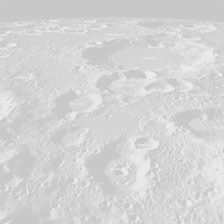
#> input picture lab_numpy/lunar01_raw.jpg, 224 x 224 px; its folder holds 4 pictures in this run
$ python pylab3.py
#> lines starting #> are read from the running program, lines starting #| are printed output that depends on the picture
import os
import numpy as np
from PIL import Image
import matplotlib.pyplot as plt
import matplotlib.animation as animation


def func(x, minn, maxx):
    return (x - minn) * 255 / (maxx - minn)


path = 'lunar_images'
os.chdir(path)
for im in os.listdir():
    img = Image.open(im)
#> img is the input picture: PIL image 224x224 L; min 191, max 243, mean 212
    data = np.array(img)
    maxx = data.max()
#> maxx = 243
    minn = data.min()
#> minn = 191
    new_data = []
    for i in range(data.shape[0]):
        ar = []
        for j in range(data.shape[1]):
            ar.append(func(data[i][j], minn, maxx))
        new_data.append(ar)
#> after the loop, new_data = 224 items
    res_img = Image.fromarray(np.array(new_data))
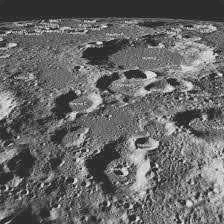
#> res_img: PIL image 224x224 F; min 0, max 255, mean 103
    fig, ax = plt.subplots(nrows=1, ncols=2)
    ax[0].imshow(img)
    ax[0].set_title('До обработки')
    ax[1].imshow(res_img)
    ax[1].set_title('После обработки')
    plt.savefig('new_' + str(im)[:-8] + '.jpg')
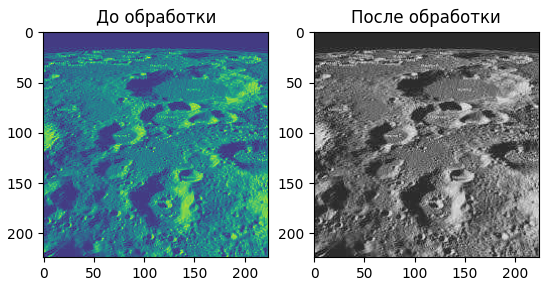
#> figure drawn by matplotlib, 2 panels
    plt.show()
#> pass 2 of the loop `for im in os.listdir():`:
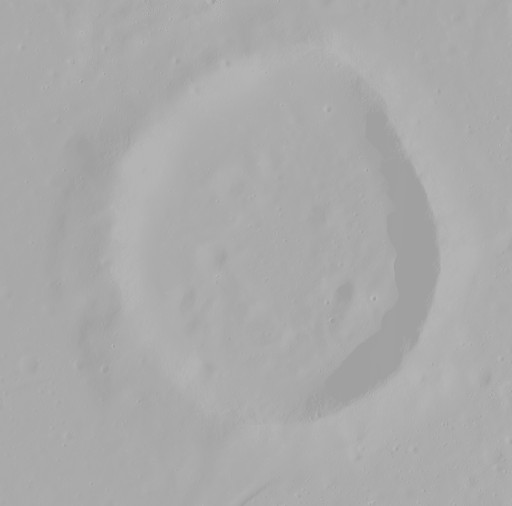
#> input picture lab_numpy/lunar02_raw.jpg, 512 x 506 px
#> img is the input picture: PIL image 512x506 L; min 155, max 185, mean 170.3
#> maxx = 185
#> minn = 155
#> after the loop `for i in range(data.shape[0]):`: new_data = 506 items
#> `res_img = Image.fromarray(np.array(new_data))`:
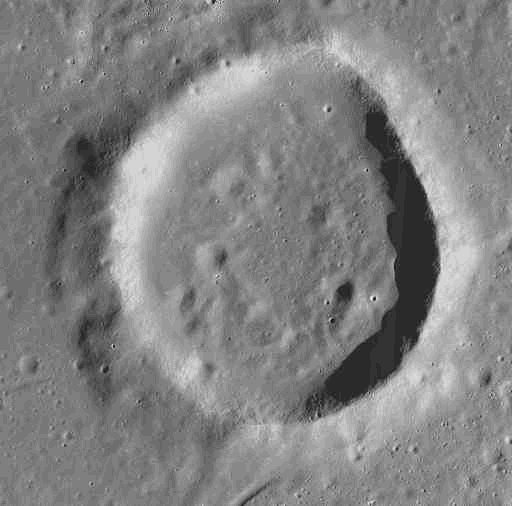
#> res_img: PIL image 512x506 F; min 0, max 255, mean 130.2
#> `plt.savefig('new_' + str(im)[:-8] + '.jpg')`:
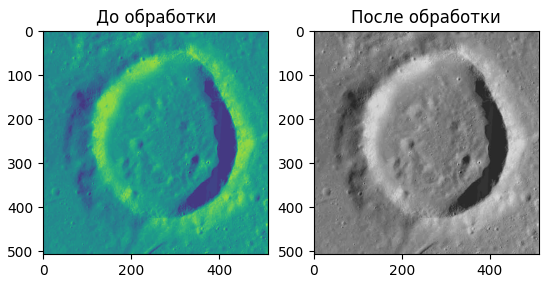
#> figure drawn by matplotlib, 2 panels
#> (the run stopped early here; a loop or call above may not have finished)
